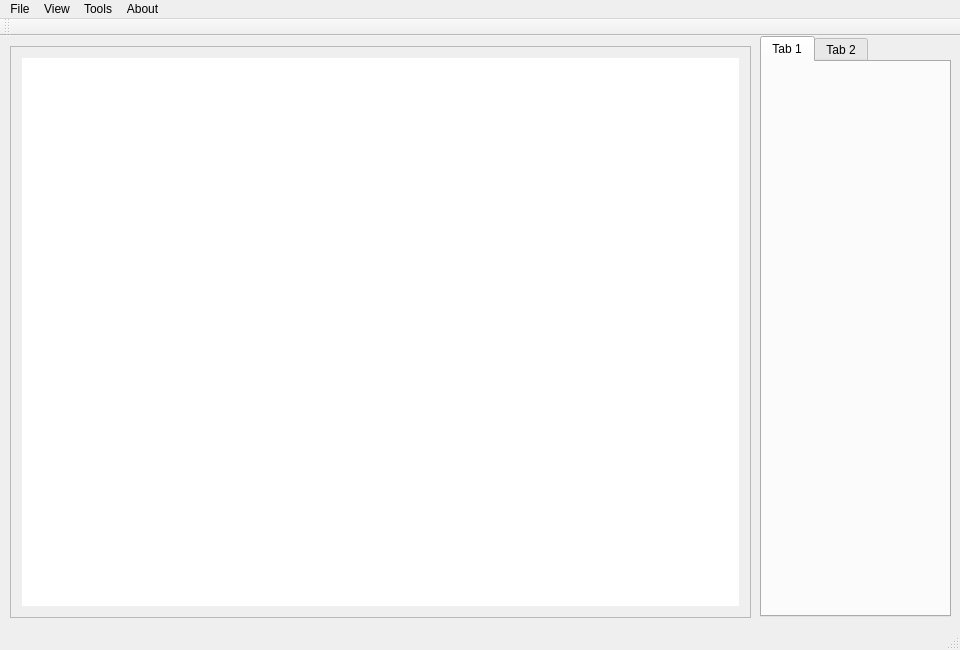
<?xml version="1.0" encoding="UTF-8"?>
<ui version="4.0">
 <class>CBEditorMain</class>
 <widget class="QMainWindow" name="CBEditorMain">
  <property name="geometry">
   <rect>
    <x>0</x>
    <y>0</y>
    <width>960</width>
    <height>650</height>
   </rect>
  </property>
  <property name="windowTitle">
   <string>CBEditorMain</string>
  </property>
  <widget class="QWidget" name="centralWidget">
   <widget class="QScrollArea" name="scrollArea">
    <property name="geometry">
     <rect>
      <x>10</x>
      <y>10</y>
      <width>741</width>
      <height>572</height>
     </rect>
    </property>
    <property name="widgetResizable">
     <bool>true</bool>
    </property>
    <widget class="QWidget" name="scrollAreaWidgetContents">
     <property name="geometry">
      <rect>
       <x>0</x>
       <y>0</y>
       <width>737</width>
       <height>568</height>
      </rect>
     </property>
     <layout class="QGridLayout" name="gridLayout">
      <item row="0" column="0">
       <widget class="QGraphicsView" name="mainGrid">
        <property name="autoFillBackground">
         <bool>true</bool>
        </property>
        <property name="frameShape">
         <enum>QFrame::NoFrame</enum>
        </property>
        <property name="frameShadow">
         <enum>QFrame::Plain</enum>
        </property>
        <property name="lineWidth">
         <number>0</number>
        </property>
        <property name="backgroundBrush">
         <brush brushstyle="SolidPattern">
          <color alpha="255">
           <red>0</red>
           <green>0</green>
           <blue>0</blue>
          </color>
         </brush>
        </property>
       </widget>
      </item>
     </layout>
    </widget>
   </widget>
   <widget class="QTabWidget" name="mainTools">
    <property name="geometry">
     <rect>
      <x>760</x>
      <y>0</y>
      <width>191</width>
      <height>581</height>
     </rect>
    </property>
    <widget class="QWidget" name="tab">
     <attribute name="title">
      <string>Tab 1</string>
     </attribute>
    </widget>
    <widget class="QWidget" name="tab_2">
     <attribute name="title">
      <string>Tab 2</string>
     </attribute>
    </widget>
   </widget>
  </widget>
  <widget class="QMenuBar" name="menuBar">
   <property name="geometry">
    <rect>
     <x>0</x>
     <y>0</y>
     <width>960</width>
     <height>18</height>
    </rect>
   </property>
   <widget class="QMenu" name="menuFile">
    <property name="title">
     <string>File</string>
    </property>
    <addaction name="acCreateNewMap"/>
    <addaction name="acLoadMap"/>
    <addaction name="acSave"/>
    <addaction name="acSaveAs"/>
    <addaction name="separator"/>
    <addaction name="acExit"/>
   </widget>
   <widget class="QMenu" name="menuView">
    <property name="title">
     <string>View</string>
    </property>
    <addaction name="acEditShowGrid"/>
   </widget>
   <widget class="QMenu" name="menuTools">
    <property name="title">
     <string>Tools</string>
    </property>
    <addaction name="acToolsResizeMap"/>
   </widget>
   <widget class="QMenu" name="menuAbout">
    <property name="title">
     <string>About</string>
    </property>
    <addaction name="acAboutMe"/>
    <addaction name="acAboutQt"/>
   </widget>
   <addaction name="menuFile"/>
   <addaction name="menuView"/>
   <addaction name="menuTools"/>
   <addaction name="menuAbout"/>
  </widget>
  <widget class="QToolBar" name="mainToolBar">
   <attribute name="toolBarArea">
    <enum>TopToolBarArea</enum>
   </attribute>
   <attribute name="toolBarBreak">
    <bool>false</bool>
   </attribute>
  </widget>
  <widget class="QStatusBar" name="statusBar"/>
  <action name="acCreateNewMap">
   <property name="text">
    <string>Create New Map..</string>
   </property>
  </action>
  <action name="acLoadMap">
   <property name="text">
    <string>Load Map..</string>
   </property>
  </action>
  <action name="acSave">
   <property name="text">
    <string>Save..</string>
   </property>
  </action>
  <action name="acSaveAs">
   <property name="text">
    <string>Save As..</string>
   </property>
  </action>
  <action name="acExit">
   <property name="text">
    <string>Exit</string>
   </property>
  </action>
  <action name="acEditShowGrid">
   <property name="checkable">
    <bool>true</bool>
   </property>
   <property name="text">
    <string>Show Grid..</string>
   </property>
  </action>
  <action name="acToolsResizeMap">
   <property name="text">
    <string>Resize Map</string>
   </property>
  </action>
  <action name="acAboutMe">
   <property name="text">
    <string>Me?</string>
   </property>
  </action>
  <action name="acAboutQt">
   <property name="text">
    <string>About Qt...</string>
   </property>
  </action>
 </widget>
 <layoutdefault spacing="6" margin="11"/>
 <resources/>
 <connections/>
</ui>
